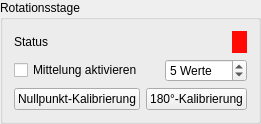
<?xml version="1.0" encoding="UTF-8"?>
<ui version="4.0">
 <class>StagePanel</class>
 <widget class="QGroupBox" name="StagePanel">
  <property name="title">
   <string>Rotationsstage</string>
  </property>
  <layout class="QGridLayout" name="gridLayout" columnstretch="0,1">
   <property name="horizontalSpacing">
    <number>6</number>
   </property>
   <property name="verticalSpacing">
    <number>6</number>
   </property>
   <item row="0" column="0">
    <widget class="QLabel" name="labelStatus">
     <property name="text">
      <string>Status</string>
     </property>
    </widget>
   </item>
   <item row="0" column="1">
    <layout class="QHBoxLayout" name="statusLayout">
     <property name="spacing">
      <number>6</number>
     </property>
     <item>
      <widget class="ElidedLabel" name="valueStatus">
       <property name="sizePolicy">
        <sizepolicy hsizetype="Ignored" vsizetype="Preferred">
         <horstretch>1</horstretch>
         <verstretch>0</verstretch>
        </sizepolicy>
       </property>
      </widget>
     </item>
     <item>
      <widget class="QLabel" name="ledStatus">
       <property name="styleSheet">
        <string>background-color: rgb(255, 11, 3); border: 0px; padding: 4px; border-radius: 10px</string>
       </property>
      </widget>
     </item>
    </layout>
   </item>
   <item row="1" column="0" colspan="2">
    <layout class="QHBoxLayout" name="averageLayout">
     <item>
      <widget class="QCheckBox" name="checkAverage">
       <property name="text">
        <string>Mittelung aktivieren</string>
       </property>
      </widget>
     </item>
     <item>
      <widget class="QSpinBox" name="spinAverages">
       <property name="sizePolicy">
        <sizepolicy hsizetype="Fixed" vsizetype="Fixed">
         <horstretch>0</horstretch>
         <verstretch>0</verstretch>
        </sizepolicy>
       </property>
       <property name="minimum">
        <number>2</number>
       </property>
       <property name="maximum">
        <number>100</number>
       </property>
       <property name="value">
        <number>5</number>
       </property>
       <property name="suffix">
        <string> Werte</string>
       </property>
      </widget>
     </item>
    </layout>
   </item>
   <item row="2" column="0" colspan="2">
    <layout class="QHBoxLayout" name="zeroLayout">
     <item>
      <widget class="QPushButton" name="buttonZero">
       <property name="text">
        <string>Nullpunkt-Kalibrierung</string>
       </property>
      </widget>
     </item>
     <item>
      <widget class="QPushButton" name="button180">
       <property name="text">
        <string>180°-Kalibrierung</string>
       </property>
       <property name="toolTip">
        <string>Aktuellen Winkel als halbe Rotation (180°) setzen (Encoder B)</string>
       </property>
      </widget>
     </item>
    </layout>
   </item>
  </layout>
 </widget>
 <customwidgets>
  <customwidget>
   <class>ElidedLabel</class>
   <extends>QLabel</extends>
   <header>polarisation_ui.ui.widgets.elided_label</header>
  </customwidget>
 </customwidgets>
 <resources/>
 <connections/>
</ui>
